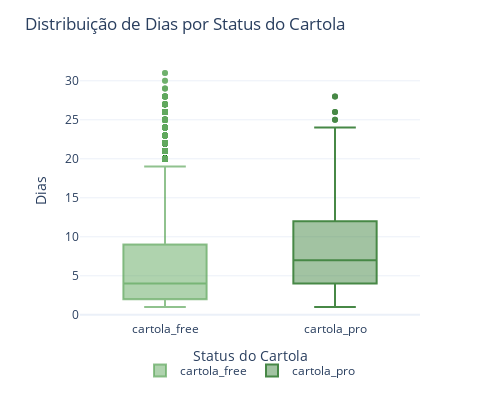

The notebook cell saved with this chart:
### Markdown cell above
### Dias

### Code cell
import plotly.express as px

# Boxplot lado a lado
fig = px.box(
    df_clean,
    x='cartola_status',
    y='dias',
    color='cartola_status',
    color_discrete_sequence=['rgba(97, 168, 94, 0.7)', 'rgba(71, 136, 70, 1)'],
    width=500, height=400
)

fig.update_layout(
    title="Distribuição de Dias por Status do Cartola",
    xaxis_title="Status do Cartola",
    yaxis_title="Dias",
    legend_title_text='',
    template='plotly_white',
    legend=dict(
        orientation='h',
        yanchor='bottom',
        y=-0.25,
        xanchor='center',
        x=0.5
    )
)

fig.show()

### Figure 1 — Plotly figure (JSON) as saved in the notebook; plotly's stock layout.template omitted (floating-point values rounded to 4 significant figures; data arrays with more than 128 entries replaced by an {"elided": "..."} marker saying what was removed)
{"data": [{"alignmentgroup": "True", "hovertemplate": "cartola_status=%{x}<br>dias=%{y}<extra></extra>", "legendgroup": "cartola_free", "marker": {"color": "rgba(97, 168, 94, 0.7)"}, "name": "cartola_free", "notched": false, "offsetgroup": "cartola_free", "orientation": "v", "showlegend": true, "type": "box", "x": {"elided": "22148 str values"}, "x0": " ", "xaxis": "x", "y": {"elided": "22148 int values"}, "y0": " ", "yaxis": "y"}, {"alignmentgroup": "True", "hovertemplate": "cartola_status=%{x}<br>dias=%{y}<extra></extra>", "legendgroup": "cartola_pro", "marker": {"color": "rgba(71, 136, 70, 1)"}, "name": "cartola_pro", "notched": false, "offsetgroup": "cartola_pro", "orientation": "v", "showlegend": true, "type": "box", "x": {"elided": "594 str values"}, "x0": " ", "xaxis": "x", "y": {"elided": "594 int values"}, "y0": " ", "yaxis": "y"}], "layout": {"boxmode": "overlay", "height": 400, "legend": {"orientation": "h", "title": {"text": ""}, "tracegroupgap": 0, "x": 0.5, "xanchor": "center", "y": -0.25, "yanchor": "bottom"}, "margin": {"t": 60}, "title": {"text": "Distribuição de Dias por Status do Cartola"}, "width": 500, "xaxis": {"anchor": "y", "categoryarray": ["cartola_free", "cartola_pro"], "categoryorder": "array", "domain": [0, 1], "title": {"text": "Status do Cartola"}}, "yaxis": {"anchor": "x", "domain": [0, 1], "title": {"text": "Dias"}}}}
